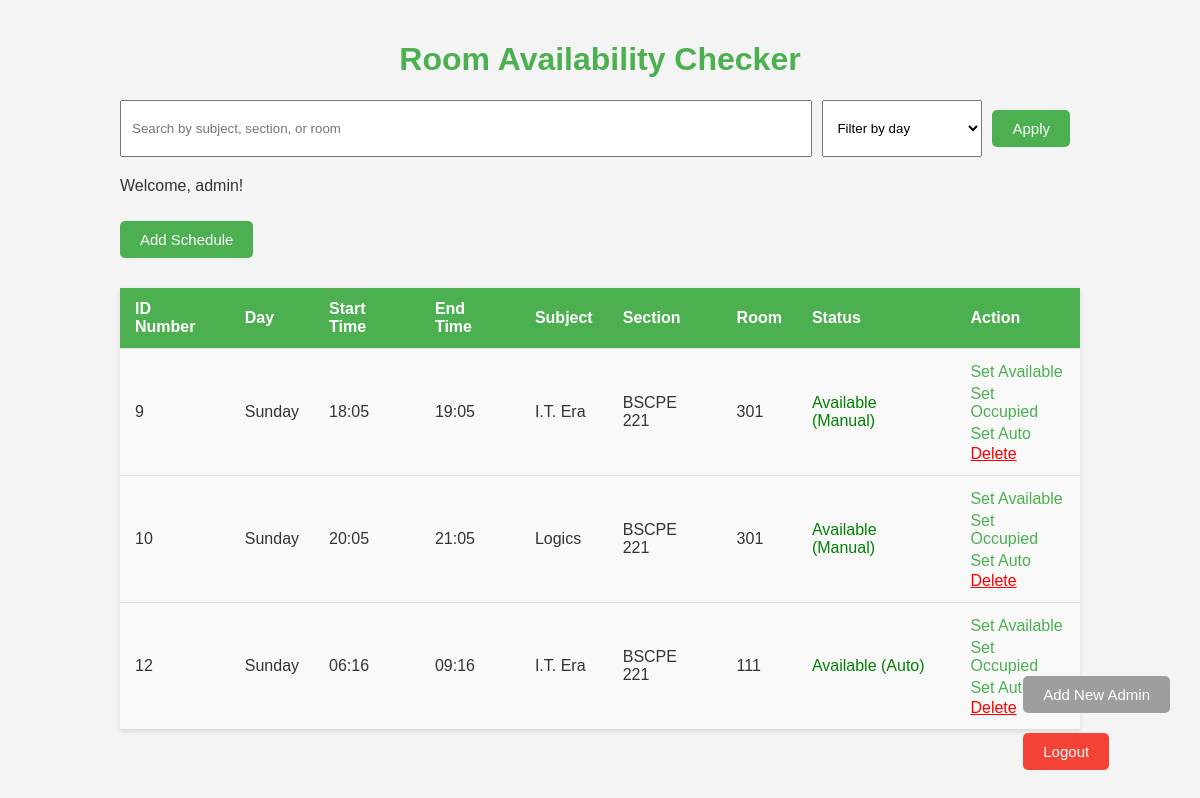
The page / (signed in) on the database its author committed.
### tables this page shows
CREATE TABLE RoomSchedule (
            id INTEGER PRIMARY KEY AUTOINCREMENT,
            day TEXT NOT NULL,
            start_time TEXT NOT NULL,
            end_time TEXT NOT NULL,
            subject TEXT NOT NULL,
            section TEXT NOT NULL,
            room TEXT NOT NULL,
            status TEXT NOT NULL DEFAULT 'available',
            manual_override TEXT DEFAULT NULL
        );

### app.py (the view)
@app.route('/')
def index():
    search = request.args.get('search', '').lower()
    filter_day = request.args.get('day', '')
    all_schedule = get_schedule()
    filtered_schedule = [
        row for row in all_schedule
        if (search in row['subject'].lower() or search in row['section'].lower() or search in row['room'].lower())
           and (row['day'] == filter_day if filter_day else True)
    ]
    return render_template('index.html', schedule=filtered_schedule, role=session.get('role'))

### app.py (called while the page is built)
def get_current_day_time():
    ph_tz = timezone('Asia/Manila')
    now = datetime.now(ph_tz)
    return now.strftime('%A'), now.strftime('%H:%M')

### templates/index.html (shortened to what this page needs)
<!DOCTYPE html>
<html lang="en">
<head>
</head>
<body>
<div class="container">
    <h1>Room Availability Checker</h1>
<form method="get" action="" style="margin: 20px 0; display: flex; flex-wrap: wrap; gap: 10px;">
    <input type="text" name="search" placeholder="Search by subject, section, or room" value="{{ request.args.get('search', '') }}" style="padding: 10px; flex: 1; min-width: 200px;">
    <select name="day" style="padding: 10px; min-width: 160px;">
        <option value="">Filter by day</option>
    </select>
    <button type="submit">Apply</button>
</form>
    {% if session.username %}
        <p>Welcome, {{ session.username }}!</p>
        {% if role == 'admin' %}
        <form action="/add" method="get"><button type="submit">Add Schedule</button></form>
        {% endif %}
        <table>
            <tr>
                <th>ID Number</th>
                <th>Day</th>
                <th>Start Time</th>
                <th>End Time</th>
                <th>Subject</th>
                <th>Section</th>
                <th>Room</th>
                <th>Status</th>
                {% if role == 'admin' %}
                <th>Action</th>
                {% endif %}
            </tr>
            {% for row in schedule %}
            <tr>
                <td>{{ row.id }}</td>
                <td>{{ row.day }}</td>
                <td>{{ row.start_time }}</td>
                <td>{{ row.end_time }}</td>
                <td>{{ row.subject }}</td>
                <td>{{ row.section }}</td>
                <td>{{ row.room }}</td>
                <td class="{{ 'status-available' if 'available' in row.status|lower() else 'status-occupied' if 'occupied' in row.status|lower() else 'status-auto' }}">
                    {{ row.status }}
                </td>
                {% if role == 'admin' %}
                <td>
                    <a href="/override/{{ row.id }}/available" class="btn">Set Available</a><br>
                    <a href="/override/{{ row.id }}/occupied" class="btn">Set Occupied</a><br>
                    <a href="/override/{{ row.id }}/auto" class="btn">Set Auto</a><br>
                    <a href="/delete-schedule/{{ row.id }}" class="delete-btn">Delete</a>
                </td>
                {% endif %}
            </tr>
            {% endfor %}
        </table>
    {% else %}
        <p>Please <a href="/login">log in</a> to access the schedule.</p>
    {% endif %}
</div>
{% if session.username %}
<div class="logout-container">
    {% if role == 'admin' %}
    <form action="/add-admin" method="get"><button type="submit" class="grey-btn">Add New Admin</button></form>
    {% endif %}
    <form action="/logout" method="get"><button type="submit" class="logout-btn">Logout</button></form>
</div>
{% endif %}
</body>
</html>

### templates/index.html (style rules this page uses)
body { font-family: 'Arial', sans-serif; background-color: #f4f4f4; margin: 0; padding: 0; color: #333; }
.container { width: 80%; max-width: 1200px; margin: 0 auto; padding: 20px; }
h1 { text-align: center; color: #4CAF50; }
button { padding: 10px 20px; margin: 10px 10px 10px 0; background-color: #4CAF50; color: white; border: none; cursor: pointer; font-size: 15px; border-radius: 5px; transition: background-color 0.3s ease; }
.logout-container { position: fixed; bottom: 20px; right: 20px; z-index: 1000; }
.logout-btn { background-color: #f44336; }
.grey-btn { background-color: #9e9e9e; color: white; }
table { width: 100%; margin-top: 20px; border-collapse: collapse; background-color: white; box-shadow: 0 2px 5px rgba(0, 0, 0, 0.1); }
th, td { padding: 12px 15px; text-align: left; border-bottom: 1px solid #ddd; }
th { background-color: #4CAF50; color: white; }
td { background-color: #f9f9f9; }
.status-available { color: green; }
.btn { display: inline-block; margin: 2px 0; text-decoration: none; color: #4CAF50; }
.delete-btn { color: red; }

### rows shown on the page
RoomSchedule: id "9", day "Sunday", start_time "18:05", end_time "19:05", subject "I.T. Era", section "BSCPE 221", room "301", status "Available (Manual)"
RoomSchedule: id "10", day "Sunday", start_time "20:05", end_time "21:05", subject "Logics", section "BSCPE 221", room "301", status "Available (Manual)"
RoomSchedule: id "12", day "Sunday", start_time "06:16", end_time "09:16", subject "I.T. Era", section "BSCPE 221", room "111", status "Available (Auto)"

### other values the page prints
{{ session.username }} "admin"
